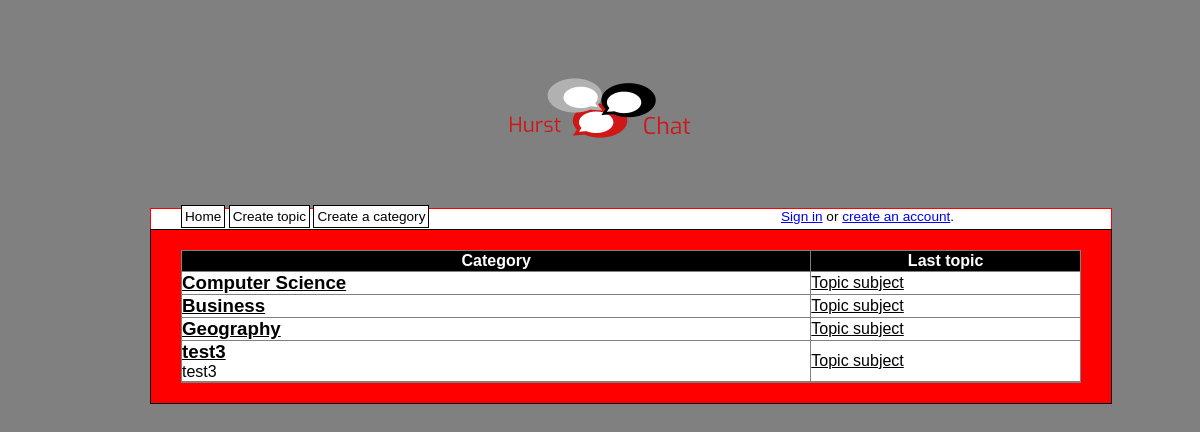
The page / on the database its author committed.
### tables this page shows
CREATE TABLE `categories` (
  `cat_id` int(8) NOT NULL AUTO_INCREMENT,
  `cat_name` varchar(100) NOT NULL,
  `cat_description` varchar(100) NOT NULL,
  PRIMARY KEY (`cat_id`)
);

### index.php (the view, shortened to what this page needs)
<?php
include 'header.php';
$conn = mysqli_connect("fdb27.runhosting.com", "3578976_forum", "Dovahkiin1", "3578976_forum");
$sql = ("SELECT cat_id, cat_name, cat_description FROM categories");
$result = mysqli_query($conn, $sql);
if(!$result)
{
    echo 'The categories could not be displayed, please try again later.';
}
else
{
    if(mysqli_num_rows($result) == 0)
    {
        echo 'No categories defined yet.';
    }
    else
    {
        echo '<table border="1">
              <tr>
                <th style="background-color: #000;">Category</th>
                <th style="background-color: #000;">Last topic</th>
              </tr>';
        while($row = mysqli_fetch_assoc($result))
        {
            echo '<tr style="background-color: white;">';
                echo '<td class="leftpart">';
                    echo '<h3><a href="category.php?id=' . $row['cat_id'] . '">' . $row['cat_name'] . '</a></h3>' . $row['cat_description'];
                echo '</td>';
                echo '<td class="rightpart">';
                            echo '<a href="topic.php">Topic subject</a>';
                echo '</td>';
            echo '</tr>';
        }
    }
}
?>

### style1.css (style rules this page uses)
body { background-color: grey; text-align: center; }
table { border-collapse: collapse; width: 100%; background-color: white; }
table a { color: #000; }
th { background-color: white; color: white; }
tr { background-color: yellow; }
td { padding: 0px; background-color: white; }
h3 { margin: 0; padding: 0; }
.leftpart { width: 70% }
.rightpart { width: 30%; }

### rows shown on the page
categories: cat_name "Computer Science"
categories: cat_name "Business"
categories: cat_name "Geography"
categories: cat_name "test3", cat_description "test3"
